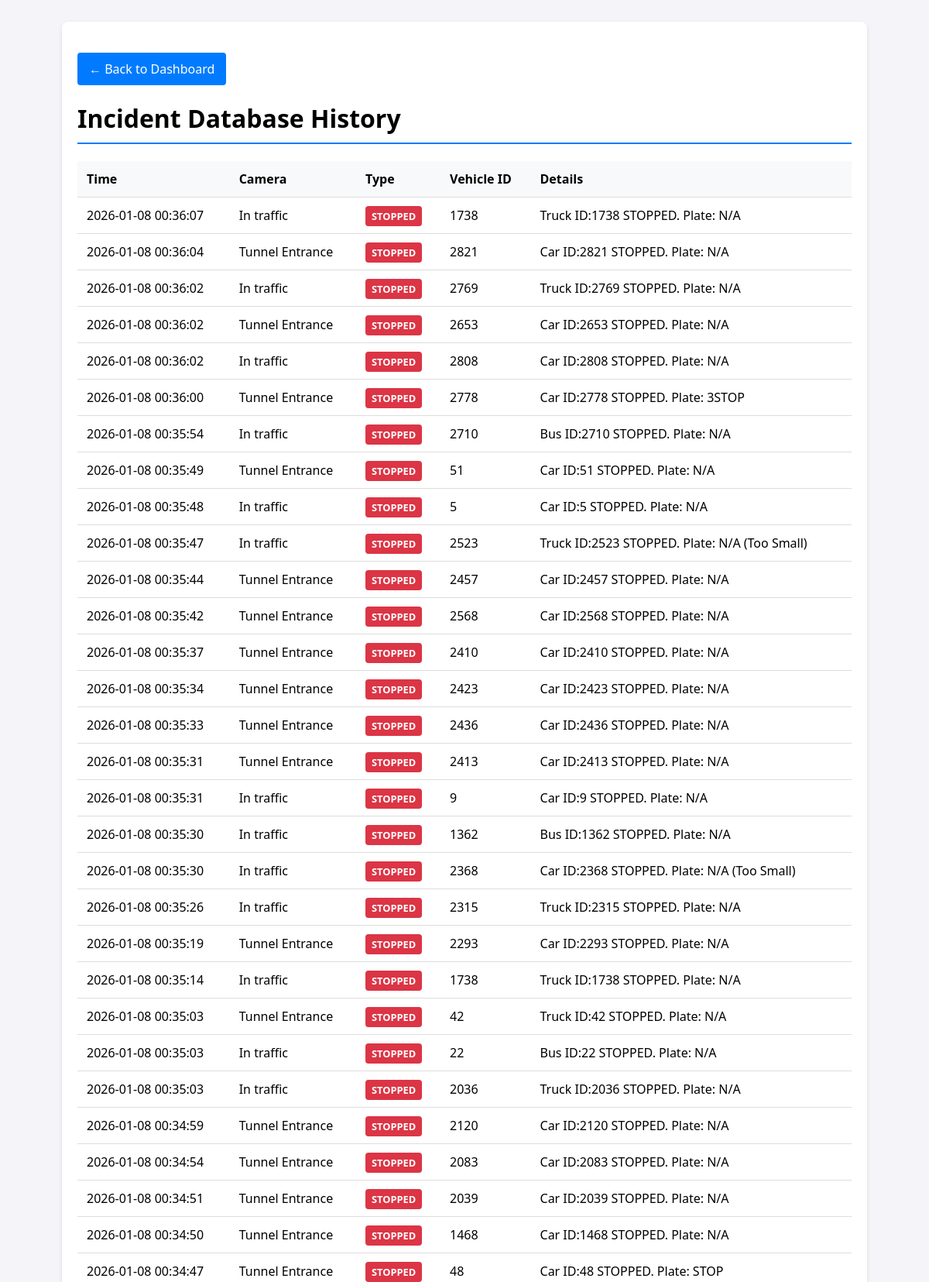
Page /history?page=2 (upper part) on the committed database.
### app.py (models this page shows)
class AlertLog(db.Model):
    id = db.Column(db.Integer, primary_key=True)
    timestamp = db.Column(db.DateTime, default=datetime.datetime.now)
    camera_name = db.Column(db.String(50))
    event_type = db.Column(db.String(50))
    vehicle_id = db.Column(db.Integer)
    details = db.Column(db.String(200))

### app.py (the view)
@app.route('/history')
def history():
    page = int(request.args.get('page', 1))
    alerts_paginated = AlertLog.query.order_by(AlertLog.timestamp.desc()).paginate(page=page, per_page=50)
    return render_template('history.html', alerts_pagination=alerts_paginated)

### templates/history.html (shortened to what this page needs)
<!DOCTYPE html>
<html lang="en">
<head>
</head>
<body>
    <div class="container">
        <a href="/" class="btn">&larr; Back to Dashboard</a>
        <h1>Incident Database History</h1>
        <table>
            <thead>
                <tr>
                    <th>Time</th>
                    <th>Camera</th>
                    <th>Type</th>
                    <th>Vehicle ID</th>
                    <th>Details</th>
                </tr>
            </thead>
            <tbody>
                {% for alert in alerts_pagination.items %}
                <tr>
                    <td>{{ alert.timestamp.strftime('%Y-%m-%d %H:%M:%S') }}</td>
                    <td>{{ alert.camera_name }}</td>
                    <td>
                        <span class="badge {{ 'bg-red' if 'STOP' in alert.event_type else 'bg-yellow' }}">
                            {{ alert.event_type }}
                        </span>
                    </td>
                    <td>{{ alert.vehicle_id }}</td>
                    <td>{{ alert.details }}</td>
                </tr>
                {% else %}
                <tr>
                    <td colspan="5" style="text-align:center; color:#777;">No records found in database.</td>
                </tr>
                {% endfor %}
            </tbody>
        </table>
    </div>
</body>
</html>

### templates/history.html (style rules this page uses)
body { font-family: 'Segoe UI', sans-serif; background: #f4f4f9; padding: 20px; }
.container { max-width: 1000px; margin: 0 auto; background: white; padding: 20px; border-radius: 8px; box-shadow: 0 2px 5px rgba(0,0,0,0.1); }
h1 { border-bottom: 2px solid #007bff; padding-bottom: 10px; }
table { width: 100%; border-collapse: collapse; margin-top: 20px; }
th, td { padding: 12px; text-align: left; border-bottom: 1px solid #ddd; }
th { background: #f8f9fa; }
.badge { padding: 4px 8px; border-radius: 4px; color: white; font-weight: bold; font-size: 0.8em; }
.bg-red { background: #dc3545; }
.btn { display: inline-block; margin-top: 20px; text-decoration: none; background: #007bff; color: white; padding: 10px 15px; border-radius: 4px; }

### rows in the picture
AlertLog: timestamp "2026-01-08 00:36:07", camera_name "In traffic", event_type "STOPPED", vehicle_id "1738", details "Truck ID:1738 STOPPED. Plate: N/A"
AlertLog: timestamp "2026-01-08 00:36:04", camera_name "Tunnel Entrance", event_type "STOPPED", vehicle_id "2821", details "Car ID:2821 STOPPED. Plate: N/A"
AlertLog: timestamp "2026-01-08 00:36:02", camera_name "In traffic", event_type "STOPPED", vehicle_id "2769", details "Truck ID:2769 STOPPED. Plate: N/A"
AlertLog: timestamp "2026-01-08 00:36:02", camera_name "Tunnel Entrance", event_type "STOPPED", vehicle_id "2653", details "Car ID:2653 STOPPED. Plate: N/A"
AlertLog: timestamp "2026-01-08 00:36:02", camera_name "In traffic", event_type "STOPPED", vehicle_id "2808", details "Car ID:2808 STOPPED. Plate: N/A"
AlertLog: timestamp "2026-01-08 00:36:00", camera_name "Tunnel Entrance", event_type "STOPPED", vehicle_id "2778", details "Car ID:2778 STOPPED. Plate: 3STOP"
AlertLog: timestamp "2026-01-08 00:35:54", camera_name "In traffic", event_type "STOPPED", vehicle_id "2710", details "Bus ID:2710 STOPPED. Plate: N/A"
AlertLog: timestamp "2026-01-08 00:35:49", camera_name "Tunnel Entrance", event_type "STOPPED", vehicle_id "51", details "Car ID:51 STOPPED. Plate: N/A"
AlertLog: timestamp "2026-01-08 00:35:48", camera_name "In traffic", event_type "STOPPED", vehicle_id "5", details "Car ID:5 STOPPED. Plate: N/A"
AlertLog: timestamp "2026-01-08 00:35:47", camera_name "In traffic", event_type "STOPPED", vehicle_id "2523", details "Truck ID:2523 STOPPED. Plate: N/A (Too Small)"
AlertLog: timestamp "2026-01-08 00:35:44", camera_name "Tunnel Entrance", event_type "STOPPED", vehicle_id "2457", details "Car ID:2457 STOPPED. Plate: N/A"
AlertLog: timestamp "2026-01-08 00:35:42", camera_name "Tunnel Entrance", event_type "STOPPED", vehicle_id "2568", details "Car ID:2568 STOPPED. Plate: N/A"
AlertLog: timestamp "2026-01-08 00:35:37", camera_name "Tunnel Entrance", event_type "STOPPED", vehicle_id "2410", details "Car ID:2410 STOPPED. Plate: N/A"
AlertLog: timestamp "2026-01-08 00:35:34", camera_name "Tunnel Entrance", event_type "STOPPED", vehicle_id "2423", details "Car ID:2423 STOPPED. Plate: N/A"
AlertLog: timestamp "2026-01-08 00:35:33", camera_name "Tunnel Entrance", event_type "STOPPED", vehicle_id "2436", details "Car ID:2436 STOPPED. Plate: N/A"
AlertLog: timestamp "2026-01-08 00:35:31", camera_name "Tunnel Entrance", event_type "STOPPED", vehicle_id "2413", details "Car ID:2413 STOPPED. Plate: N/A"
AlertLog: timestamp "2026-01-08 00:35:31", camera_name "In traffic", event_type "STOPPED", vehicle_id "9", details "Car ID:9 STOPPED. Plate: N/A"
AlertLog: timestamp "2026-01-08 00:35:30", camera_name "In traffic", event_type "STOPPED", vehicle_id "1362", details "Bus ID:1362 STOPPED. Plate: N/A"
AlertLog: timestamp "2026-01-08 00:35:30", camera_name "In traffic", event_type "STOPPED", vehicle_id "2368", details "Car ID:2368 STOPPED. Plate: N/A (Too Small)"
AlertLog: timestamp "2026-01-08 00:35:26", camera_name "In traffic", event_type "STOPPED", vehicle_id "2315", details "Truck ID:2315 STOPPED. Plate: N/A"
AlertLog: timestamp "2026-01-08 00:35:19", camera_name "Tunnel Entrance", event_type "STOPPED", vehicle_id "2293", details "Car ID:2293 STOPPED. Plate: N/A"
AlertLog: timestamp "2026-01-08 00:35:14", camera_name "In traffic", event_type "STOPPED", vehicle_id "1738", details "Truck ID:1738 STOPPED. Plate: N/A"
AlertLog: timestamp "2026-01-08 00:35:03", camera_name "Tunnel Entrance", event_type "STOPPED", vehicle_id "42", details "Truck ID:42 STOPPED. Plate: N/A"
AlertLog: timestamp "2026-01-08 00:35:03", camera_name "In traffic", event_type "STOPPED", vehicle_id "22", details "Bus ID:22 STOPPED. Plate: N/A"
AlertLog: timestamp "2026-01-08 00:35:03", camera_name "In traffic", event_type "STOPPED", vehicle_id "2036", details "Truck ID:2036 STOPPED. Plate: N/A"
AlertLog: timestamp "2026-01-08 00:34:59", camera_name "Tunnel Entrance", event_type "STOPPED", vehicle_id "2120", details "Car ID:2120 STOPPED. Plate: N/A"
AlertLog: timestamp "2026-01-08 00:34:54", camera_name "Tunnel Entrance", event_type "STOPPED", vehicle_id "2083", details "Car ID:2083 STOPPED. Plate: N/A"
AlertLog: timestamp "2026-01-08 00:34:51", camera_name "Tunnel Entrance", event_type "STOPPED", vehicle_id "2039", details "Car ID:2039 STOPPED. Plate: N/A"
AlertLog: timestamp "2026-01-08 00:34:50", camera_name "Tunnel Entrance", event_type "STOPPED", vehicle_id "1468", details "Car ID:1468 STOPPED. Plate: N/A"
AlertLog: timestamp "2026-01-08 00:34:47", camera_name "Tunnel Entrance", event_type "STOPPED", vehicle_id "48", details "Car ID:48 STOPPED. Plate: STOP"
